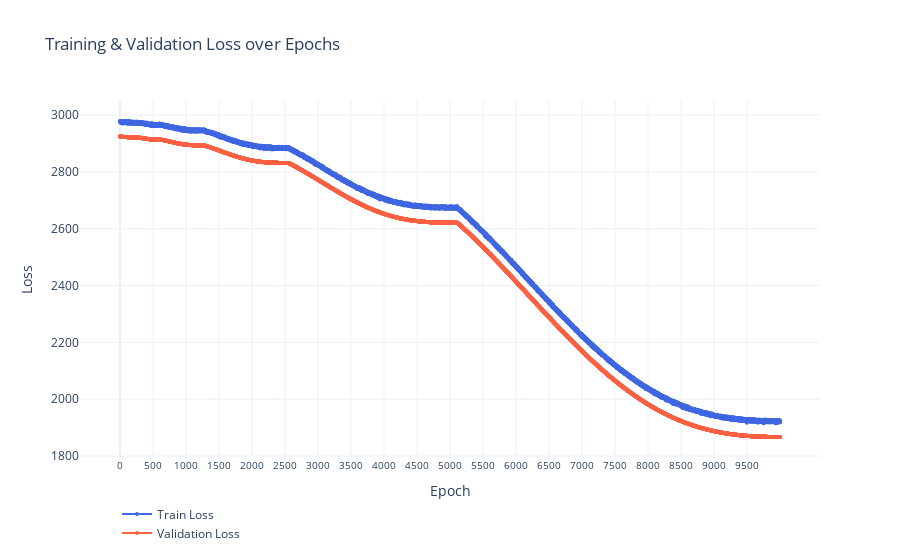

The notebook cell this image was saved under:
### Code cell
import plotly.graph_objects as go

fig = go.Figure()

# Training loss trace
fig.add_trace(go.Scatter(
    y=train_losses,
    mode="lines+markers",
    name="Train Loss",
    line=dict(color="royalblue", width=2),
    marker=dict(size=4)
))

# Validation loss trace
fig.add_trace(go.Scatter(
    y=val_losses,
    mode="lines+markers",
    name="Validation Loss",
    line=dict(color="tomato", width=2),
    marker=dict(size=4)
))

# Layout
fig.update_layout(
    title="Training & Validation Loss over Epochs",
    xaxis_title="Epoch",
    yaxis_title="Loss",
    xaxis=dict(
        tickmode='array',
        tickvals=list(range(00, 10000, 500)),  # Show ticks every 100 epochs
        tickfont=dict(size=10)
    ),
    template="plotly_white",
    legend=dict(x=0.05, y= -0.25, bgcolor="rgba(255,255,255,0)", borderwidth=0)
)

fig.show()

### Figure 1 — Plotly figure (JSON) as saved in the notebook; plotly's stock layout.template omitted (floating-point values rounded to 4 significant figures; data arrays with more than 128 entries replaced by an {"elided": "..."} marker saying what was removed)
{"data": [{"line": {"color": "royalblue", "width": 2}, "marker": {"size": 4}, "mode": "lines+markers", "name": "Train Loss", "type": "scatter", "y": {"elided": "10000 float values"}}, {"line": {"color": "tomato", "width": 2}, "marker": {"size": 4}, "mode": "lines+markers", "name": "Validation Loss", "type": "scatter", "y": {"elided": "10000 float values"}}], "layout": {"legend": {"bgcolor": "rgba(255,255,255,0)", "borderwidth": 0, "x": 0.05, "y": -0.25}, "title": {"text": "Training & Validation Loss over Epochs"}, "xaxis": {"tickfont": {"size": 10}, "tickmode": "array", "tickvals": [0, 500, 1000, 1500, 2000, 2500, 3000, 3500, 4000, 4500, 5000, 5500, 6000, 6500, 7000, 7500, 8000, 8500, 9000, 9500], "title": {"text": "Epoch"}}, "yaxis": {"title": {"text": "Loss"}}}}
